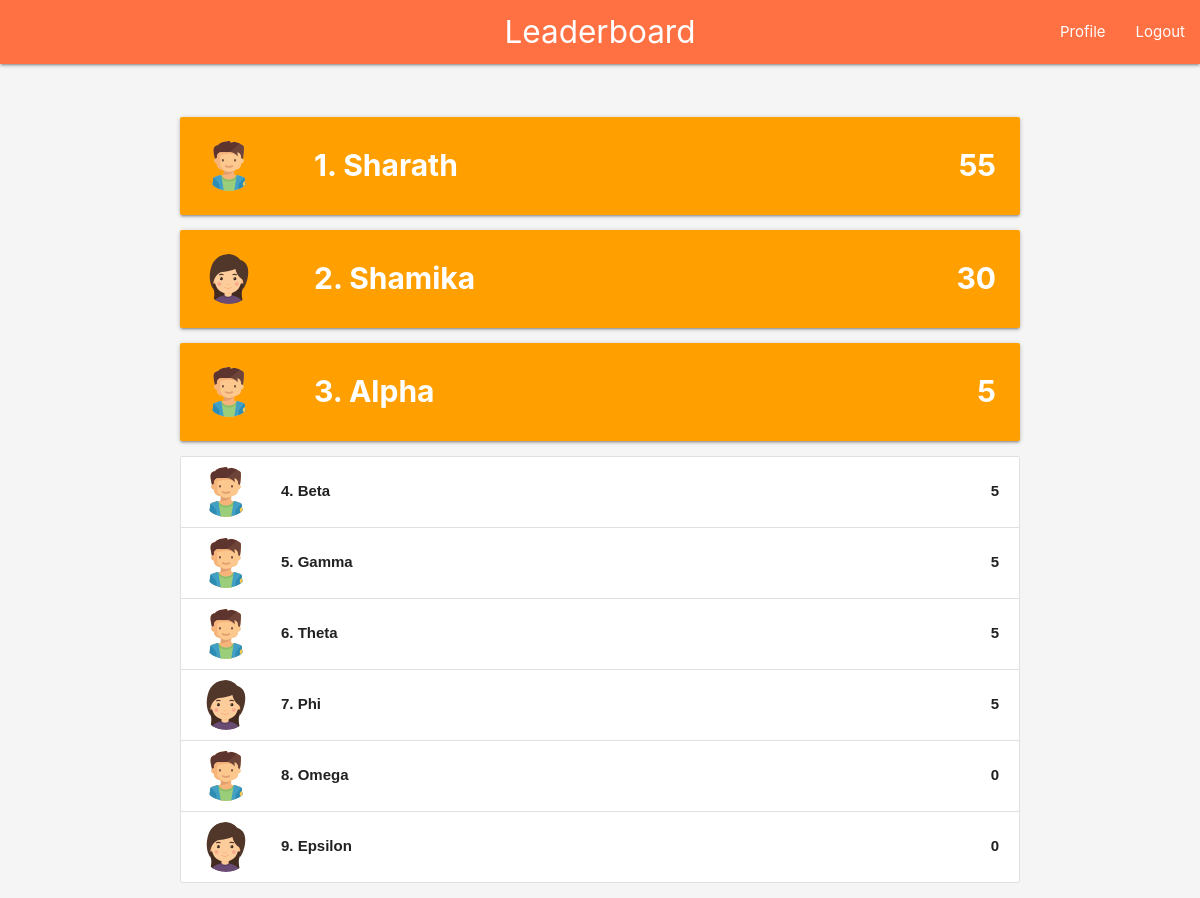
Page /rankBoard/ (signed in) on the committed database.
### board/models.py (models this page shows)
class UserProfile(models.Model):
    firstName=models.CharField(max_length=20)
    lastName=models.CharField(max_length=20)
    email=models.OneToOneField(User)
    sex=models.CharField(max_length=10)
    points=models.IntegerField()

### board/views.py (the view)
# urls.py: url(r'^rankBoard/',rankBoard)
def rankBoard(request):
    if request.session.has_key('email'):
        cemail=request.session['email']
        UsersTop=UserProfile.objects.all().order_by('-points')[:3]
        UsersOthers=UserProfile.objects.all().order_by('-points')[3:]
        return render(request,"rankBoard.html",{"UsersTop":UsersTop,"UsersOthers":UsersOthers})
    else:
        return render(request,"home.html",{"message":"Yikes! You have to login first","color":"red"})

### templates/rankBoard.html (shortened to what this page needs)
{%load static%}
<html>
    <head>
        <link rel="stylesheet" href="https://cdnjs.cloudflare.com/ajax/libs/materialize/1.0.0/css/materialize.min.css">
        <link rel="stylesheet" href="{%static 'leader.css'%}">
    </head>
    <body class="grey lighten-4">
        <nav>
            <div class="nav-wrapper deep-orange lighten-1">
                <a href="/rankBoard" class="brand-logo center">Leaderboard</a>
                <ul id="nav-mobile" class="right">
                    <li><a href="/profile">Profile</a></li>
                    <li><a href="/logOut">Logout</a></li>
                </ul>
            </div>
        </nav>
        <div class="container">
            <br>
            <br>
        {%for user in UsersTop%}
         <div class="card-panel amber darken-2 white-text">
             {%if user.sex == "male"%}
             <img src="{% static 'avatar1.svg' %}" alt="My image" class="profile1 circle responsive-img">
             {%else%}
             <img src="{% static 'girl1.svg' %}" alt="My image" class="profile1 circle responsive-img">
             {%endif%}
             <div style="align-self:center; padding-left:2em; padding-right:2em;">
             <span>{{forloop.counter}}.</span>
             <span>{{user.firstName}}</span></div>
             <div style="align-self:center; flex-grow:5;">
             <span class="right">{{user.points}}</span></div>
         </div>
        {%endfor%}
        <ul class="collection">
        {%for user in UsersOthers%}
        <li class="collection-item">
            {%if user.sex == "male"%}
            <img src="{% static 'avatar1.svg' %}" alt="My image" class="profile1 circle responsive-img">
            {%else%}
            <img src="{% static 'girl1.svg' %}" alt="My image" class="profile1 circle responsive-img">
            {%endif%}
            <div style="align-self:center; padding-left:2em; padding-right:2em;">
            <span>{{forloop.counter|add:"3"}}.</span>
            <span >{{user.firstName}}</span></div>
            <div style="align-self:center; flex-grow:5;">
                    <span class="right">{{user.points}}</span></div>
        </li>
        {%endfor%}
        </ul>
    </div>
    </body>
    </html>

### static/leader.css (style rules this page uses)
img.profile1 { height:50px; }
.card-panel { display:flex; align-content: space-between; font-size:2em; font-weight: bolder; }
.collection-item { display:flex; align-content: space-between; font-family:sans-serif; font-weight: bold; font-size:1em; }

### rows in the picture
UserProfile: firstName "Sharath", points "55"
UserProfile: firstName "Shamika", points "30"
UserProfile: firstName "Alpha", points "5"
UserProfile: firstName "Beta", points "5"
UserProfile: firstName "Gamma", points "5"
UserProfile: firstName "Theta", points "5"
UserProfile: firstName "Phi", points "5"
UserProfile: firstName "Omega", points "0"
UserProfile: firstName "Epsilon", points "0"
